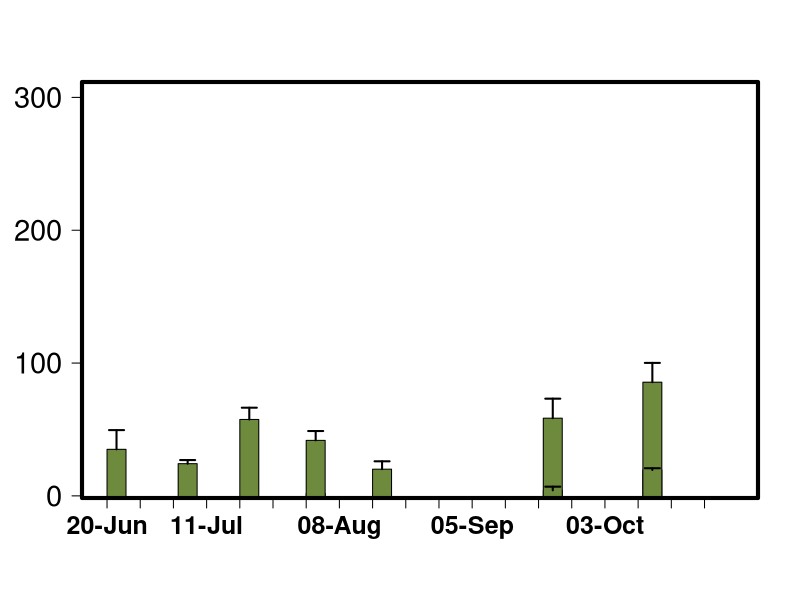

The R source for this figure:
library(readr)
library(plyr)

alldata <- data.frame(read_csv("2_Incremental/3_Integration/INTEGRATED.csv"))

alldata$DATE<-as.Date(alldata$DATE,"%m/%d/%Y")
# Variable date to factor

datefactor <- factor(alldata[,3])

se <- function(x, ...) sqrt(var(x, ...)/length(x))

ssite<-"GR"

names(alldata)


n1<-20
n2<-43

a<-data.frame(aggregate(alldata[,n1] ~ DATE+SITE, alldata, mean))
a[,4]<-aggregate(alldata[,n1] ~ DATE+SITE, alldata, se)[,3]
a$DATE > as.Date(as.character("2021-01-01"))
a <- subset(a, DATE > as.Date(as.character("2021-01-01")))
a <- subset(a, SITE == ssite)
names(a)<-c("DATE","SITE","MEAN","STDER")
a[,5]<--2


a2<-data.frame(aggregate(alldata[,n2] ~ DATE+SITE, alldata, mean))
a2[,4]<-aggregate(alldata[,n2] ~ DATE+SITE, alldata, se)[,3]
a2$DATE > as.Date(as.character("2021-01-01"))
a2 <- subset(a2, SITE == ssite)
a2 <- subset(a2, DATE > as.Date(as.character("2021-01-01")))
a2[,5]<--2
names(a2)<-c("DATE","SITE","MEAN","STDER")

n=length(a[,2])



j=2

#each 'polygon' is inside a list with xx and yy coordinates

dat1 <- lapply(1:n,function(x){
  res <- list(xx=c(a[x,1]+j, a[x,1]-j, a[x,1]-j, a[x,1]+j),
              yy=c(a[x,5], a[x,5], a[x,3], a[x,3]))
  return(res)
})

dat2 <- lapply(1:n,function(x){
  res <- list(xx=c(a2[x,1]+j, a2[x,1]-j, a2[x,1]-j, a2[x,1]+j),
              yy=c(a2[x,5], a2[x,5], a2[x,3], a2[x,3]))
  return(res)
})



#create empty plot

dev.new(width=10, height=7, noRStudioGD = TRUE)
plot(a[,1], a[,2],
     type='n',
     ylim=c(10,300),
     xlim= c(as.Date("2021-06-20"),as.Date("2021-10-30")),
     ylab=NA, 
     yaxt = "n",
     cex=1.5,
     xaxt = "n",
     xlab = NA,
     cex.lab=1, cex.axis=1.2, cex.main=1.2, cex.sub=1.2,
)

#title(ylab=Ylabel, line=2, cex.lab=1.2, family="Calibri Light")


range(a2[,2])

axis(side = 2, at = c(0, 100, 200, 300, 400, 500), las=1, font.axis=1, cex.axis=1.75)

#add polygons

for (i in 1:n) polygon(unlist(dat2[[i]]$xx),unlist(dat2[[i]]$yy),col="chartreuse3", border="black")
for (i in 1:n) polygon(unlist(dat1[[i]]$xx),unlist(dat1[[i]]$yy),col=colors()[89],border="black")


box(lwd=4)

arrows(a[,1], a[,3], a[,1], a[,3]+a[,4], length=0.075, angle=90, code=2, lwd=2,col="black")

arrows(a2[,1], a2[,3], a2[,1], a2[,3]+a2[,4], length=0.075, angle=90, code=2, lwd=2,col="black")

axis.Date(1, at=seq(as.Date("2021-06-20"), as.Date("2021-10-30"), "1 week"), las=1, font.axis=2, cex.axis=1.5, format="%d-%b")

